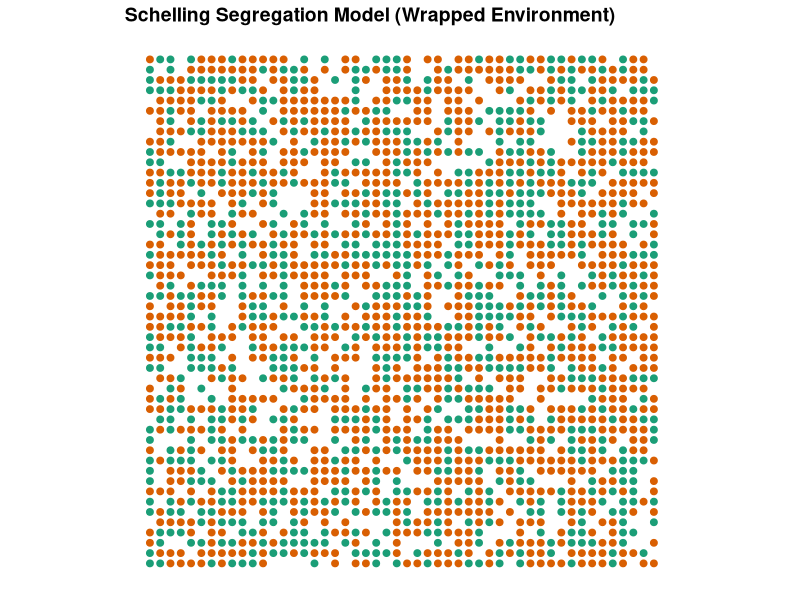

Reproduce this figure in R. (Note: a time limit stopped this script after it produced the figure.)
#Schelling Segregation Model with uneven preferences (wrapped)
# Casts a wrapped universe with variable dimensions, number of races, pct empty, and dominant race share
# Iterates allowing the majority and minority races to have different preferences for neighbor homogeneity
# Based on David Zimmerman's example at: https://www.r-bloggers.com/agent-based-modelling-with-data-table-or-how-to-model-urban-migration-with-r/

initiateSchelling_wrapped <- function(dimensions = c(10, 10), n_races = 4, perc_empty = 0.2, perc_maj = .75){
  require(data.table)
  # create "races" based on colors
  dims <<- dimensions
  races <<- colours()[1:n_races]
  min_races <- races[2:length(races)]
  
  # get number of homes (equal to number of cells)
  n_homes = prod(dimensions)
  # calculates the number of agents (cells minus the percent of empty homes)
  count_agents <- floor(n_homes * (1 - perc_empty))
  
  # the characteristics that a home can have -- either empty or a particular race
  races <- c("empty", races)
  # the probabilities of a home having each characteristic
  probabilities <- c(perc_empty, 
                     (1-perc_empty)*perc_maj, 
                     rep((1 - perc_empty - (1-perc_empty)*perc_maj)/(n_races-1), times = n_races-1)
  )
  
  # creates the global schelling data.table
  schelling <<- data.table(id = 1:prod(dimensions),
                           x = rep(1:dimensions[1], 
                                   dimensions[2]),
                           y = rep(1:dimensions[2], 
                                   each = dimensions[1]),
                           race = sample(x = races, 
                                         size = n_homes, 
                                         prob = probabilities,
                                         replace = TRUE),
                           # used to find the satisfaction of each home
                           unsatisfied = rep(NA, prod(dimensions)))
}

plotSchelling <- function(title){
  require(data.table)
  require(ggplot2)
  require(RColorBrewer)
  # get races to get the right number of colors
  races <- unique(schelling$race)
  
  # find the dimensions of the grid to get the best dot size
  dims <- c(max(schelling$x), max(schelling$y))
  
  # create colors
  # check if there are 3 or fewer races, 
  # this would create issues with brewer.pal 
  # RColorBrewer otherwise
  if (length(races) <= 3) {
    colors <- brewer.pal(3, "Dark2")
  } else {
    colors <- brewer.pal(length(races), "Dark2")
  }
  
  # plot the graph  
  p <- ggplot(data = schelling[race != "empty"], 
              aes(x = x, y = y, color = race)) + 
    # resize dots to grid
    geom_point(size = 100/sqrt(prod(dims))) +  
    scale_colour_manual(values = colors) + 
    # theme: mostly blank
    theme_bw() + 
    theme(axis.line = element_blank(),
          axis.text.x = element_blank(),
          axis.text.y = element_blank(),
          axis.ticks = element_blank(),
          axis.title.x = element_blank(),
          axis.title.y = element_blank(),
          legend.position = "none",
          panel.background = element_blank(),
          panel.border = element_blank(),
          panel.grid.major = element_blank(),
          panel.grid.minor = element_blank(),
          plot.background = element_blank(),
          plot.title = element_text(lineheight=3, 
                                    face="bold", 
                                    color="black", 
                                    size=14)) +
    # fix axes to avoid distortion in the picture
    coord_fixed(ratio = 1) + 
    # add the title
    ggtitle(title)
  
  return(p)
}

iterate_wrapped <- function(n = 10, dom_sim_threshold = .9, min_sim_threshold = .1){
  require(data.table)
  # subfunction that checks for a given x and y value if the agent is 
  # unsatisfied (returns TRUE or FALSE)
  is.unsatisfied_wrapped <- function(x_value, y_value, 
                             dom_sim_threshold = dom_sim_threshold,
                             min_sim_threshold = min_sim_threshold){
    # gets the race and id for the agent
  cur_race <- schelling[x == x_value & y == y_value, race]
  cur_id <- schelling[x == x_value & y == y_value, id]

    #sub-subfunction to identify agent's neighbors
  select.neighbors <- function(dimensions){

    #Identify coordinates of neighbors (adjusts wrapping based on position of agent)
    neighbors <- as.data.frame(matrix(NA, nrow = 8, ncol = 2))
    if(x_value == 1 & y_value == 1){
      neighbors[1,] <- schelling[x == dimensions[1] & y == y_value+1, 2:3]
      neighbors[2,] <- schelling[x == x_value & y == y_value+1, 2:3]
      neighbors[3,] <- schelling[x == x_value+1 & y == y_value+1, 2:3]
      neighbors[4,] <- schelling[x == dimensions[1] & y == y_value, 2:3]
      neighbors[5,] <- schelling[x == x_value+1 & y == y_value, 2:3]
      neighbors[6,] <- schelling[x == dimensions[1] & y == dimensions[2], 2:3]
      neighbors[7,] <- schelling[x == x_value & y == dimensions[2], 2:3]
      neighbors[8,] <- schelling[x == x_value+1 & y == dimensions[2], 2:3]
    }
    if(x_value == 1 & y_value %in% c(2:(dimensions[2]-1))){
      neighbors[1,] <- schelling[x == dimensions[1] & y == y_value+1, 2:3]
      neighbors[2,] <- schelling[x == x_value & y == y_value+1, 2:3]
      neighbors[3,] <- schelling[x == x_value+1 & y == y_value+1, 2:3]
      neighbors[4,] <- schelling[x == dimensions[1] & y == y_value, 2:3]
      neighbors[5,] <- schelling[x == x_value+1 & y == y_value, 2:3]
      neighbors[6,] <- schelling[x == dimensions[1] & y == y_value-1, 2:3]
      neighbors[7,] <- schelling[x == x_value & y == y_value-1, 2:3]
      neighbors[8,] <- schelling[x == x_value+1 & y == y_value-1, 2:3]
    }
    if(x_value == 1 & y_value == dimensions[2]){
      neighbors[1,] <- schelling[x == dimensions[1] & y == 1, 2:3]
      neighbors[2,] <- schelling[x == x_value & y == 1, 2:3]
      neighbors[3,] <- schelling[x == x_value+1 & y == 1, 2:3]
      neighbors[4,] <- schelling[x == dimensions[1] & y == y_value, 2:3]
      neighbors[5,] <- schelling[x == x_value+1 & y == y_value, 2:3]
      neighbors[6,] <- schelling[x == dimensions[1] & y == y_value-1, 2:3]
      neighbors[7,] <- schelling[x == x_value & y == y_value-1, 2:3]
      neighbors[8,] <- schelling[x == x_value+1 & y == y_value-1, 2:3]
    }
    if(x_value %in% c(2:(dimensions[1]-1)) & y_value == 1){
      neighbors[1,] <- schelling[x == x_value-1 & y == y_value+1, 2:3]
      neighbors[2,] <- schelling[x == x_value & y == y_value+1, 2:3]
      neighbors[3,] <- schelling[x == x_value+1 & y == y_value+1, 2:3]
      neighbors[4,] <- schelling[x == x_value-1 & y == y_value, 2:3]
      neighbors[5,] <- schelling[x == x_value+1 & y == y_value, 2:3]
      neighbors[6,] <- schelling[x == x_value-1 & y == dimensions[2], 2:3]
      neighbors[7,] <- schelling[x == x_value & y == dimensions[2], 2:3]
      neighbors[8,] <- schelling[x == x_value+1 & y == dimensions[2], 2:3]
    }
    if(x_value %in% c(2:(dimensions[1]-1)) & y_value %in% c(2:(dimensions[2]-1))){
      neighbors[1,] <- schelling[x == x_value-1 & y == y_value+1, 2:3]
      neighbors[2,] <- schelling[x == x_value & y == y_value+1, 2:3]
      neighbors[3,] <- schelling[x == x_value+1 & y == y_value+1, 2:3]
      neighbors[4,] <- schelling[x == x_value-1 & y == y_value, 2:3]
      neighbors[5,] <- schelling[x == x_value+1 & y == y_value, 2:3]
      neighbors[6,] <- schelling[x == x_value-1 & y == y_value-1, 2:3]
      neighbors[7,] <- schelling[x == x_value & y == y_value-1, 2:3]
      neighbors[8,] <- schelling[x == x_value+1 & y == y_value-1, 2:3] 
    }
    if(x_value %in% c(2:(dimensions[1]-1)) & y_value == dimensions[2]){
      neighbors[1,] <- schelling[x == x_value-1 & y == 1, 2:3]
      neighbors[2,] <- schelling[x == x_value & y == 1, 2:3]
      neighbors[3,] <- schelling[x == x_value+1 & y == 1, 2:3]
      neighbors[4,] <- schelling[x == x_value-1 & y == y_value, 2:3]
      neighbors[5,] <- schelling[x == x_value+1 & y == y_value, 2:3]
      neighbors[6,] <- schelling[x == x_value-1 & y == y_value-1, 2:3]
      neighbors[7,] <- schelling[x == x_value & y == y_value-1, 2:3]
      neighbors[8,] <- schelling[x == x_value+1 & y == y_value-1, 2:3]
    }
    if(x_value == dimensions[1] & y_value == 1){
      neighbors[1,] <- schelling[x == x_value-1 & y == y_value+1, 2:3]
      neighbors[2,] <- schelling[x == x_value & y == y_value+1, 2:3]
      neighbors[3,] <- schelling[x == 1 & y == y_value+1, 2:3]
      neighbors[4,] <- schelling[x == x_value-1 & y == y_value, 2:3]
      neighbors[5,] <- schelling[x == 1 & y == y_value, 2:3]
      neighbors[6,] <- schelling[x == x_value-1 & y == dimensions[2], 2:3]
      neighbors[7,] <- schelling[x == x_value & y == dimensions[2], 2:3]
      neighbors[8,] <- schelling[x == 1 & y == dimensions[2], 2:3]
    }
    if(x_value == dimensions[1] & y_value %in% c(2:(dimensions[2]-1))){
      neighbors[1,] <- schelling[x == x_value-1 & y == y_value+1, 2:3]
      neighbors[2,] <- schelling[x == x_value & y == y_value+1, 2:3]
      neighbors[3,] <- schelling[x == 1 & y == y_value+1, 2:3]
      neighbors[4,] <- schelling[x == x_value-1 & y == y_value, 2:3]
      neighbors[5,] <- schelling[x == 1 & y == y_value, 2:3]
      neighbors[6,] <- schelling[x == x_value-1 & y == y_value-1, 2:3]
      neighbors[7,] <- schelling[x == x_value & y == y_value-1, 2:3]
      neighbors[8,] <- schelling[x == 1 & y == y_value-1, 2:3]
    }
    if(x_value == dimensions[1] & y_value == dimensions[2]){
      neighbors[1,] <- schelling[x == x_value-1 & y == 1, 2:3]
      neighbors[2,] <- schelling[x == x_value & y == 1, 2:3]
      neighbors[3,] <- schelling[x == 1 & y == 1, 2:3]
      neighbors[4,] <- schelling[x == x_value-1 & y == y_value, 2:3]
      neighbors[5,] <- schelling[x == 1 & y == y_value, 2:3]
      neighbors[6,] <- schelling[x == x_value-1 & y == y_value-1, 2:3]
      neighbors[7,] <- schelling[x == x_value & y == y_value-1, 2:3]
      neighbors[8,] <- schelling[x == 1 & y == y_value-1, 2:3]
    }
    names(neighbors) <- c("x","y")
    
    ids <- schelling[x %in% neighbors$x & y %in% neighbors$y, id]
    
    return(ids)
  }
    # checks if the home is empty
  if (cur_race == "empty"){
    return(FALSE) # empty houses can't be unsatisfied
  }else{
    neighbor.ids <- select.neighbors(dimensions = dims)

    # counts simliar neighbors
    count_similar <- sum(schelling[id %in% neighbor.ids, 
                                      id != cur_id &
                                      race == cur_race])
    # counts different neighbors
    count_different <- sum(schelling[id %in% neighbor.ids, 
                                        id != cur_id &
                                        race != cur_race & 
                                        race != "empty"])
    
    # calculates the ratio
    ratio <- count_similar/(count_similar + count_different)
    
    # returns TRUE if the ratio is less than or equal to the threshold
    if(cur_race == races[1]){
      return(ratio <= dom_sim_threshold)
    }else{
      return(ratio <= min_sim_threshold)
    }
  }
  }

  # creates a ProgressBar
  pb <- txtProgressBar(min = 0, max = 1, style = 3)
  # and tracks time
  t <- Sys.time()
  
  #sets empty vector of ratios
  ratios.unsatisfied <- c(NULL)
  
  # iterates
  for (iterate in 1:n){
    # fills the boolean vector "unsatisfied" 
    # indicates if the household is unsatisfied 
    schelling[, unsatisfied := is.unsatisfied_wrapped(x_value = x, 
                                              y_value = y, 
                                              dom_sim_threshold = dom_sim_threshold,
                                              min_sim_threshold = min_sim_threshold),
              by = 1:nrow(schelling)]
    
    ratio.unsatisfied <- sum(schelling$unsatisfied)/nrow(schelling)
    ratios.unsatisfied <- c(ratios.unsatisfied, ratio.unsatisfied)
    
    # move unsatisfied agents to an empty house
    # find the IDs that are empty where agents can migrate to
    emptyIDs <- schelling[race == "empty", id] # finds the id of empty houses
    
    # finds the origin of the agents moving, 
    oldIDs <- schelling[(unsatisfied), id] # origin
    
    # generates new IDs for each household moving
    # note that households can move to the house of other moving agents
    # also, agents can (by a small chance) choose to "move" to their 
    # existing home
    newIDs <- sample(x = c(emptyIDs, oldIDs), 
                     size = length(oldIDs), 
                     replace = F) # target
    
    # cast a new data.table showing migration from origin_id to target-id
    transition <- data.table(origin = oldIDs, 
                             oldRace = schelling[id %in% oldIDs, race],
                             target = newIDs)
    
    # move agents to the new homes
    schelling[id %in% transition$origin]$race = "empty"
    schelling[id %in% transition$target]$race = transition$oldRace
    
    # orders and reset schelling
    schelling <<- schelling[order(id)]
    
    # updates the ProgressBar
    setTxtProgressBar(pb, iterate/n)
  }
  close(pb)
  timedif <- Sys.time() - t
  
  # print out statistics for the calculation time
  print(paste0("Time for calculation in seconds: ", round(timedif, 3), " or: ",
               round(n / as.numeric(timedif), 3), " iterations per second"))
  print(ratios.unsatisfied)
  plotSchelling(title = paste0("Schelling Segregation Model after ", n, " Iterations (Wrapped)"))
}

initiateSchelling_wrapped(dimensions = c(50,50), n_races = 2, perc_empty = .2, perc_maj = .6)
plotSchelling(title = "Schelling Segregation Model (Wrapped Environment)")
iterate_wrapped(n = 10, dom_sim_threshold = .5, min_sim_threshold = .5)
